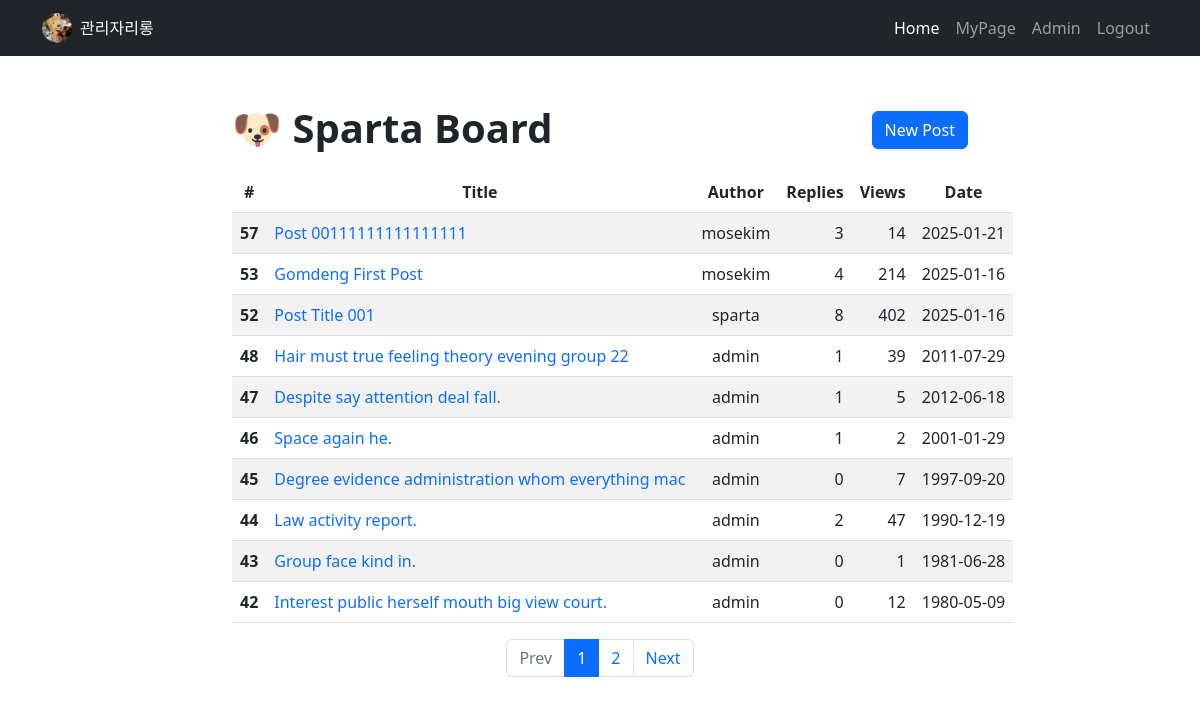
Page /post/ (signed in) on the committed database.
### user/models.py (models this page shows)
class User(AbstractUser, TimestampModel):
    nickname    = models.CharField(max_length=20, unique=True)
    profile_img = models.ImageField(blank=True, upload_to='profile_imgs/', default='common/images/default.jpg')
    bio         = models.CharField(blank=True, max_length=200)

### post/models.py (models this page shows, shortened)
class Post(TimestampModel):
    author      = models.ForeignKey(settings.AUTH_USER_MODEL, on_delete=models.CASCADE, related_name="post")
    title       = models.CharField(max_length=50)
    content     = models.TextField()
    post_img    = models.ImageField(blank=True, upload_to='post_imgs/')
    views       = models.IntegerField(default=0)
    likes       = models.ManyToManyField(settings.AUTH_USER_MODEL, related_name="likes", blank=True)
    tags        = models.ManyToManyField('Tag', related_name="tags", blank=True)

### post/views.py (the view)
# urls.py: path("", views.post_list, name="post_list"),
@login_required
def post_list(request):
    posts = Post.objects.annotate(comments_count=Count('comments')).order_by('-pk')
    paginator = Paginator(posts, 10)            # 페이지에서 보여줄 포스트 수
    page_number = request.GET.get("page", '1')  # 조회 페이지 번호
    page_obj = paginator.get_page(page_number)  # 해당 페이지 포스트
    context = {
        "page_obj": page_obj
    }
    return render(request, "post/post_list.html", context)

### post/templates/post/post_list.html
{% extends 'base.html' %}
{% load static %}
{% block resource %}
    <link rel="stylesheet" href="{% static 'post/css/styles.css' %}">
{% endblock resource %}
{% block content %}
    <div class="container mt-5">
        <div class="row">
            <div class="col-lg-8 mx-auto">
                <article>
                    <header class="mb-3 d-flex justify-content-between align-items-center">
                        <h1 class="fw-bolder mb-1">🐶 Sparta Board</h1>
                        <button type="button" class="btn btn-mg btn-primary" onclick="location.href='{% url 'post:post_create' %}'">New Post</button>
                    </header>
                    <section class="mb-5">
                        <table class="table table-striped">
                            <thead>
                                <tr>
                                    <th scope="col" style="width: 5%; text-align: center;">#</th>
                                    <th scope="col" style="width: 45%; text-align: center;">Title</th>
                                    <th scope="col" style="width: 10%; text-align: center;">Author</th>
                                    <th scope="col" style="width: 10%; text-align: center;">Replies</th>
                                    <th scope="col" style="width: 10%; text-align: center;">Views</th>
                                    <th scope="col" style="width: 20%; text-align: center;">Date</th>
                                </tr>
                            </thead>
                            <tbody>
                                {% for post in page_obj %}
                                    <tr>
                                        <th scope="row" style="text-align: right;">{{ post.id }}</th>
                                        <td><a href="{% url 'post:post_detail' post.pk %}">{{ post.title }}</a></td>
                                        <td style="text-align: center;">{{ post.author }}</td>
                                        <td style="text-align: right;">{{ post.comments_count }}</td>
                                        <td style="text-align: right;">{{ post.views }}</td>
                                        <td style="text-align: center;">{{ post.created_at|date:"Y-m-d" }}</td>
                                    </tr>
                                {% endfor %}
                            </tbody>
                        </table>
                        <ul class="pagination justify-content-center">
                            {% if page_obj.has_previous %}
                                <li class="page-item">
                                    <a class="page-link" href="?page={{ page_obj.previous_page_number }}">Prev</a>
                                </li>
                            {% else %}
                                <li class="page-item disabled">
                                    <a class="page-link" tabindex="-1" aria-disabled="true" href="#">Prev</a>
                                </li>
                            {% endif %}
                            {% for page_number in page_obj.paginator.page_range %}
                                {% if page_number == page_obj.number %}
                                <li class="page-item active" aria-current="page">
                                    <a class="page-link" href="?page={{ page_number }}">{{ page_number }}</a>
                                </li>
                                {% else %}
                                    <li class="page-item">
                                        <a class="page-link" href="?page={{ page_number }}">{{ page_number }}</a>
                                    </li>
                                {% endif %}
                            {% endfor %}
                            {% if page_obj.has_next %}
                                <li class="page-item">
                                    <a class="page-link" href="?page={{ page_obj.next_page_number }}">Next</a>
                                </li>
                            {% else %}
                                <li class="page-item disabled">
                                    <a class="page-link" tabindex="-1" aria-disabled="true" href="#">Next</a>
                                </li>
                            {% endif %}
                        </ul>
                    </section>
                </article>
            </div>
        </div>
    </div>
{% endblock content %}

### common/templates/navbar.html (shortened to what this page needs)
<nav class="navbar navbar-expand-lg navbar-dark bg-dark">
    <div class="container">
        <div class="d-flex align-items-center">
            <img src="{{ user.profile_img.url }}" alt="Profile Image" class="rounded-circle" style="width: 30px; height: 30px; object-fit: cover; margin-right: 8px;">
            <span class="text-white">{{ request.user.nickname }}</span>
        </div>
        <div class="collapse navbar-collapse" id="navbarSupportedContent">
            <ul class="navbar-nav ms-auto mb-2 mb-lg-0">
                <li class="nav-item">
                    <a class="nav-link active" aria-current="page" href="{% url 'post:post_list' %}">Home</a>
                </li>
                <li class="nav-item"><a class="nav-link" href="{% url 'user:user_profile' %}">MyPage</a></li>
                {% if request.user.is_superuser == 1 or request.user.is_staff == 1 %}
                    <li class="nav-item"><a class="nav-link" href="{% url 'admin:index' %}">Admin</a></li>
                {% endif %}
                <li class="nav-item">
                    <form id="logout-form" action="{% url 'user:logout' %}" method="post">
                        <a class="nav-link" href="{% url 'user:logout' %}" onclick="document.getElementById('logout-form').submit(); return false;">Logout</a>
                    </form>
                </li>
            </ul>
        </div>
    </div>
</nav>

### rows in the picture
User: profile_img (picture), user.nickname "관리자리롱"
Post: id "57", title "Post 00111111111111111", author "mosekim", comments_count "3", views "14", created_at "2025-01-21"
Post: id "53", title "Gomdeng First Post", author "mosekim", comments_count "4", views "214", created_at "2025-01-16"
Post: id "52", title "Post Title 001", author "sparta", comments_count "8", views "402", created_at "2025-01-16"
Post: id "48", title "Hair must true feeling theory evening group 22", author "admin", comments_count "1", views "39", created_at "2011-07-29"
Post: id "47", title "Despite say attention deal fall.", author "admin", comments_count "1", views "5", created_at "2012-06-18"
Post: id "46", title "Space again he.", author "admin", comments_count "1", views "2", created_at "2001-01-29"
Post: id "45", title "Degree evidence administration whom everything mac", author "admin", comments_count "0", views "7", created_at "1997-09-20"
Post: id "44", title "Law activity report.", author "admin", comments_count "2", views "47", created_at "1990-12-19"
Post: id "43", title "Group face kind in.", author "admin", comments_count "0", views "1", created_at "1981-06-28"
Post: id "42", title "Interest public herself mouth big view court.", author "admin", comments_count "0", views "12", created_at "1980-05-09"

### other values in the picture
{{ page_number }} "1"
{{ page_number }} "2"
